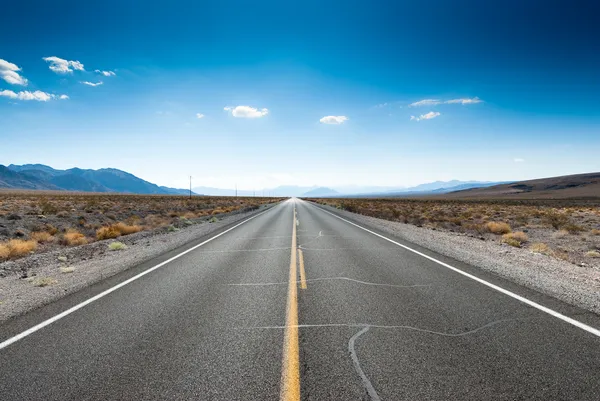
#> input picture highway.jpg, 600 x 401 px; its folder holds only this picture in this run
$ python -i utils.py   (imports and definitions only)
#> lines starting #> are read from the running program, lines starting #| are printed output that depends on the picture
#> further down, picture is the input picture: shape (401, 600, 3); mean B, G, R 150.3, 134, 101.9
import numpy as np
import cv2

segmentation_colors = np.array([[0,    0,    0],
								[0,  0,  0],
								[255,  255,   255]], dtype=np.uint8)

# [1 line not run here, left out]

detection_color = (191,  255,  0)
label = "car"

ORIGINAL_HORIZON_POINTS = np.float32([[571, 337], [652, 337]])

num_horizon_points = 0
new_horizon_points = []
# [152 lines left out: functions util_draw_seg, measure_curvature, plot, util_draw_bird_eye_view, not called in this run]


def perspective_transform(img):
	# img_h, img_w = seg_map.shape[:2]
	img = cv2.cvtColor(img, cv2.COLOR_BGR2GRAY)
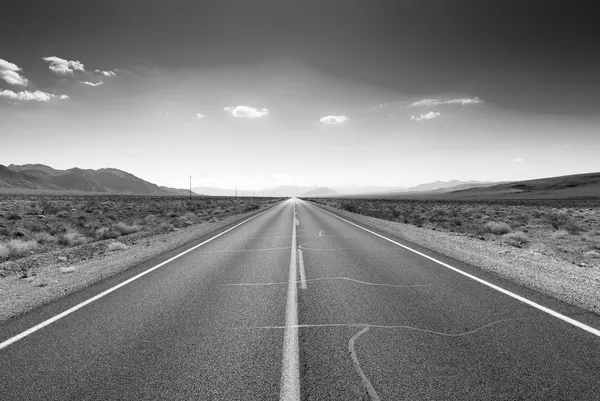
#> img: shape (401, 600); min 3, max 255, mean 126.2

	# bird_eye_view_w, bird_eye_view_h = (img_w, img_h)

	img_size = (img.shape[1], img.shape[0])
#> img_size = (600, 401)
	src = np.float32(
		[[230, 1080],
		[1600, 1080],
		[900, 240],
		[1100, 240]])
	dst = np.float32(
		[[500, 1080],
		[1420, 1080],
		[500, 0],
		[1420, 0]])

	m = cv2.getPerspectiveTransform(src, dst)
	m_inv = cv2.getPerspectiveTransform(dst, src)

	warped = cv2.warpPerspective(img, m, img_size)
#> warped: shape (401, 600); every value is 0
	unwarped = cv2.warpPerspective(warped, m_inv, (warped.shape[1], warped.shape[0]))  # DEBUG

	# [5 lines of commented-out code are left out]

	return warped, unwarped, m, m_inv


# Ref: https://github.com/datvuthanh/HybridNets/blob/d43b0aa8de2a1d3280084270d29cf4c7abf640ae/utils/utils.py#L615
# [120 lines left out: functions transform_boxes, iou_np, nms_fast, get_horizon_points, get_horizon_point, not called in this run]

>>> import cv2
>>> picture = cv2.imread('../highway.jpg')
>>> result = perspective_transform(picture)
